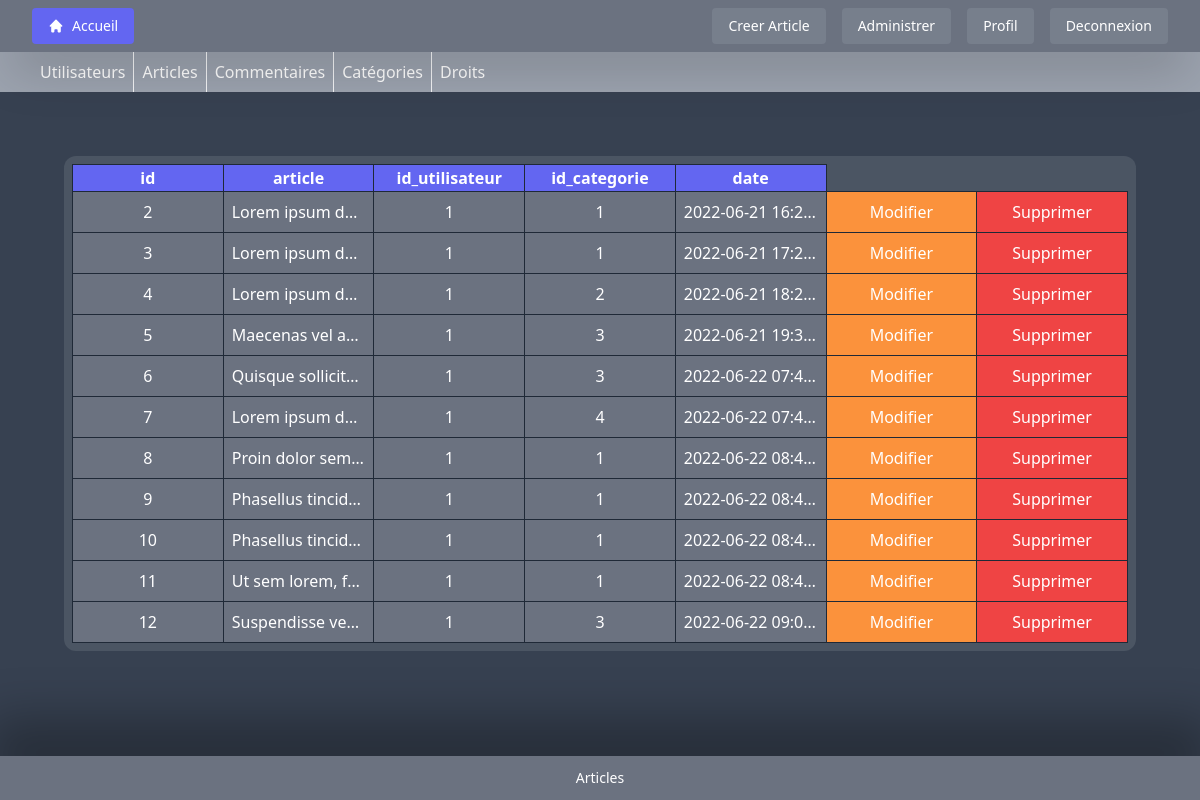
The app's page /index.php?c=Manage&a=admin&elements=articles (signed in) with its own data.
### tables this page shows
CREATE TABLE IF NOT EXISTS `articles` (
  `id` int NOT NULL AUTO_INCREMENT,
  `article` text NOT NULL,
  `id_utilisateur` int NOT NULL,
  `id_categorie` int NOT NULL,
  `date` timestamp NOT NULL,
  PRIMARY KEY (`id`),
  KEY `fk_id_categorie` (`id_categorie`),
  KEY `fk_id_utilisateur` (`id_utilisateur`)
);

CREATE TABLE IF NOT EXISTS `categories` (
  `id` int NOT NULL AUTO_INCREMENT,
  `nom` varchar(80) NOT NULL,
  PRIMARY KEY (`id`)
);

### Index.php (called while the page is built, shortened)
<?php
require_once './model/ConnexionModel.php';
$a = filter_input(INPUT_GET, 'a', FILTER_SANITIZE_STRING);
$c = new $controllerName;
$p = array(filterRequest());
call_user_func_array(array($c, $a), $p);
require_once './view/doc/DocumentEndView.php';
function filterRequest() {
    $finalArray = array();
    foreach($_GET as $key => $value) {
        if (is_string($value)) {
            $finalArray[$key] = filter_input(INPUT_GET, $key, FILTER_SANITIZE_STRING);
        } else if (is_int($value)) {
            $finalArray[$key] = filter_input(INPUT_GET, $key, FILTER_SANITIZE_NUMBER_INT);
        } else if ($value == null) {
            $finalArray[$key] = "";
        } else {
            $finalArray[$key] = "error";
        }
    }
    return $finalArray;
}
?>

### include/variables/devPdoVariables.php (called while the page is built)
<?php
$server = 'mysql:host=localhost';
$db = 'blog';
$user = 'root';
$password = '';
?>

### include/myPdo.php (called while the page is built, shortened)
<?php
class myPdo {
  	private static $connexion = null;
    private function __construct() {
        try {
          	$options[PDO::ATTR_ERRMODE] = PDO::ERRMODE_EXCEPTION;
          	self::$connexion = new PDO($server . ';dbname=' .  $db, $user, $password, $options);
        } catch (PDOException $e) {
            echo $e->getMessage();
        }
    }
    public static function getConnexion() {
        return self::$connexion;
    }
}
?>

### model/Repository.php (called while the page is built, shortened)
<?php
require_once './include/myPdo.php';
require_once './entity/Categorie.php';
class Repository {
    protected $pdo;
    function __construct() {
        $this->pdo = myPdo::getConnexion();
    }
    public function findCategorie($id_categorie) {
        $sql = "SELECT * FROM categories WHERE id=:IdCategorie;";
        $request = $this->pdo->prepare($sql);
        $request->bindValue(':IdCategorie', $id_categorie, PDO::PARAM_INT);
        $request->execute();
        return $request->fetchObject(Categorie::class);
    }
}

### model/ManageModel.php (called while the page is built, shortened)
<?php
require_once './model/Repository.php';
require_once './entity/User.php';
require_once './entity/Article.php';
require_once './entity/Commentaire.php';
require_once './entity/Categorie.php';
class ManageModel extends Repository {
  public function getAll($objet) {
    $sql = "SELECT * FROM ". $objet . ";";
    $request = $this->pdo->prepare($sql);
    $request->execute();
    switch ($objet) {
      case "articles":
        return $request->fetchAll(PDO::FETCH_CLASS, Article::class);
    }
  }
}

### entity/Article.php (called while the page is built, shortened)
<?php
require_once './model/HomeModel.php';
require_once './entity/Commentaire.php';
class Article implements JsonSerializable {
    private $id;
    private $id_categorie;
    public function __construct($params = null) {
        $model = new HomeModel();
        $filters = array('id_article' => $this->id);
        $this->commentaires = $model->findAllCommentairesWithFilter($filters);
        $this->categorieNom = $model->findCategorie($this->id_categorie)->getNom();
    }
    public function getId() {
        return $this->id;
    }
    public function jsonSerialize() {
        return get_object_vars($this);
    }
}
?>

### model/HomeModel.php (called while the page is built, shortened)
<?php
require_once './model/Repository.php';
require_once './entity/Article.php';
require_once './entity/Commentaire.php';
class HomeModel extends Repository {
  public function findAllCommentairesWithFilter($filters) {
      $wheres = " WHERE ";
      foreach ($filters as $key => $value) {
          $wheres .= $key . "='" . $value . "' AND ";
      }
      $wheres = substr($wheres, 0, -5);
      $sql = "SELECT * FROM commentaires " . $wheres . ";";
      $request = $this->pdo->prepare($sql);
      $request->execute();
      return $request->fetchAll(PDO::FETCH_CLASS, Commentaire::class);
  }
}

### entity/Commentaire.php (called while the page is built, shortened)
<?php
require_once './model/ConnexionModel.php';
require_once './entity/User.php';
class Commentaire implements JsonSerializable {
    private $id_utilisateur;
    public function __construct($params = null) {
        $userModel = new ConnexionModel();
        $this->nomUtilisateur = $userModel->findUserById($this->id_utilisateur)->getLogin();
    }
}
?>

### model/ConnexionModel.php (called while the page is built, shortened)
<?php
require_once './model/Repository.php';
require_once './entity/User.php';
class ConnexionModel extends Repository {
    public function findUserById($id) {
        $sql = "SELECT * "
              . "FROM utilisateurs "
              . "WHERE id=:id;";
        $request = $this->pdo->prepare($sql);
        $request->bindValue(':id', $id, PDO::PARAM_INT);
        $request->execute();
        return $request->fetchObject(User::class);
    }
}
?>

### entity/User.php (called while the page is built, shortened)
<?php
class User implements JsonSerializable {
    private $login;
    public function getLogin() {
        return $this->login;
    }
}

### entity/Categorie.php (called while the page is built, shortened)
<?php
class Categorie implements JsonSerializable {
    private $nom;
    public function getNom() {
        return $this->nom;
    }
}
?>

### view/AdministrationView.php (the view, shortened to what this page needs)
<div class="relative w-full h-full bg-gray-700 text-white text-4xl lg:text-sm flex flex-col">
  <?php include_once './view/element/header.php'; ?>
  <div class="relative w-full h-full flex flex-col justify-center items-center overflow-hidden">
    <div class="relative w-full h-full flex flex-col justify-center items-center lg:space-y-6 rounded-2xl lg:rounded-lg">
      <div class="relative h-full w-full flex flex-col justify-start items-center text-5xl lg:text-base text-white">
          <div class="relative w-full px-8 flex flex-row items-center z-20 bg-gray-400">
            <a href="?c=Manage&a=admin&elements=utilisateurs" class="px-2 py-2 hover:bg-gray-500">Utilisateurs</a>
            <a href="?c=Manage&a=admin&elements=articles" class="px-2 py-2 hover:bg-gray-500">Articles</a>
            <a href="?c=Manage&a=admin&elements=commentaires" class="px-2 py-2 hover:bg-gray-500">Commentaires</a>
            <a href="?c=Manage&a=admin&elements=categories" class="px-2 py-2 hover:bg-gray-500">Catégories</a>
            <a href="?c=Manage&a=admin&elements=droits" class="px-2 py-2 hover:bg-gray-500">Droits</a>
          </div>
          <div class="w-full h-full p-16 overflow-y-scroll">
            <div class="w-full p-2 rounded-xl bg-gray-600">
              <table class="w-full text-center table-fixed">
                <?php
                if ($elements != null) {
                  $attributHidden = array("lang", "categorieNom", "commentaires", "nomUtilisateur", "password");
                  echo '<tr>';
                    foreach ($elements[0]->jsonSerialize() as $key => $value) {
                      if (!in_array($key, $attributHidden)) {
                        echo '<th class="border-collapse border border-gray-800 bg-indigo-500">' . $key . '</th>';
                      }
                    }
                    echo '<th class=""></th><th></th>';
                  echo '</tr>';
                  foreach ($elements as $e) {
                    echo '<tr class="">';
                      foreach ($e->jsonSerialize() as $key => $attribut) {
                        if (!in_array($key, $attributHidden)) {
                          echo '<td class="p-2 overflow-hidden text-ellipsis whitespace-nowrap bg-gray-500 border-collapse border border-gray-800">' . $attribut . '</td>';
                        }
                      }
                      echo '<td class="relative border-collapse border border-gray-800 bg-orange-400 hover:bg-orange-500 cursor-pointer"><a class="absolute top-0 left-0 flex justify-center items-center w-full h-full" href="?c=Manage&a=modify&type=' . get_class($e) . '&id=' . $e->getId() . '"><p>Modifier</p></a></td>';
                      echo '<td class="relative border-collapse border border-gray-800 bg-red-500 hover:bg-red-600 cursor-pointer"><a class="absolute top-0 left-0 flex justify-center items-center w-full h-full" href="?c=Manage&a=delete&type=' . get_class($e) . '&id=' . $e->getId() . '"><p>Supprimer</p></a></td>';
                    echo '</tr>';
                  }
                } else {
                  echo '<p class="text-center">Aucun élément selectionné ou trouvé</p>';
                }
                ?>
              </table>
            </div>
          </div>
      </div>
    </div>
  </div>
  <?php include_once './view/element/footer.php'; ?>
</div>

### records on screen
articles: id "2", article "Lorem ipsum d…", id_utilisateur "1", id_categorie "1", date "2022-06-21 16:2…"
articles: id "3", article "Lorem ipsum d…", id_utilisateur "1", id_categorie "1", date "2022-06-21 17:2…"
articles: id "4", article "Lorem ipsum d…", id_utilisateur "1", id_categorie "2", date "2022-06-21 18:2…"
articles: id "5", article "Maecenas vel a…", id_utilisateur "1", id_categorie "3", date "2022-06-21 19:3…"
articles: id "6", article "Quisque sollicit…", id_utilisateur "1", id_categorie "3", date "2022-06-22 07:4…"
articles: id "7", article "Lorem ipsum d…", id_utilisateur "1", id_categorie "4", date "2022-06-22 07:4…"
articles: id "8", article "Proin dolor sem…", id_utilisateur "1", id_categorie "1", date "2022-06-22 08:4…"
articles: id "9", article "Phasellus tincid…", id_utilisateur "1", id_categorie "1", date "2022-06-22 08:4…"
articles: id "10", article "Phasellus tincid…", id_utilisateur "1", id_categorie "1", date "2022-06-22 08:4…"
articles: id "11", article "Ut sem lorem, f…", id_utilisateur "1", id_categorie "1", date "2022-06-22 08:4…"
articles: id "12", article "Suspendisse ve…", id_utilisateur "1", id_categorie "3", date "2022-06-22 09:0…"

### other values on screen
$key "id"
$key "article"
$key "id_utilisateur"
$key "id_categorie"
$key "date"
